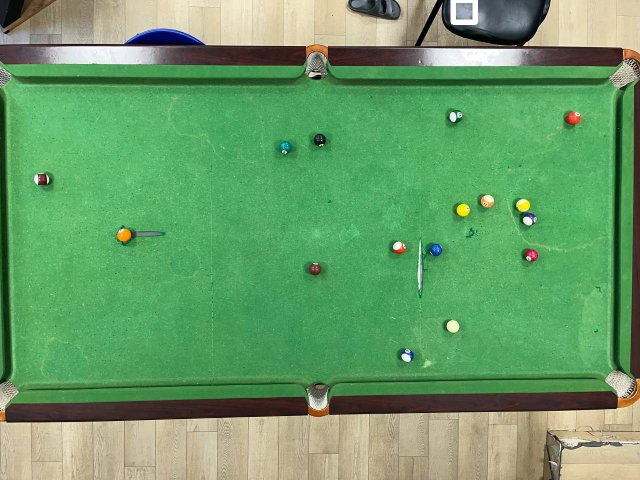
#> input picture pool_magdad/pool.jpg, 1280 x 960 px (shown at 1/2 size)
$ python -i pool_map.py   (imports and definitions only)   (older library calls are emulated)
#> lines starting #> are read from the running program, lines starting #| are printed output that depends on the picture
#> further down, picture is the input picture: shape (960, 1280, 3); mean B, G, R 103.6, 157.1, 104.4
from ultralytics import YOLO
import PIL
from PIL import ImageEnhance
import cv2
import time
import numpy as np
import matplotlib.pyplot as plt


# [11 lines left out: function edge_detection_sobel, not called in this run]

def Canny_detector(img, weak_th=None, strong_th=None):
    img = cv2.cvtColor(img, cv2.COLOR_BGR2GRAY)
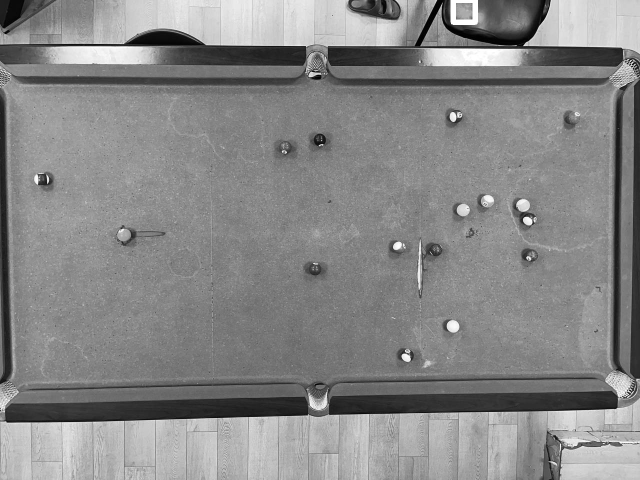
#> img: shape (960, 1280) (shown at 1/2 size); min 0, max 255, mean 135.3

    img = cv2.GaussianBlur(img, (5, 5), 1.4)

    gx = cv2.Sobel(np.float32(img), cv2.CV_64F, 1, 0, 3)
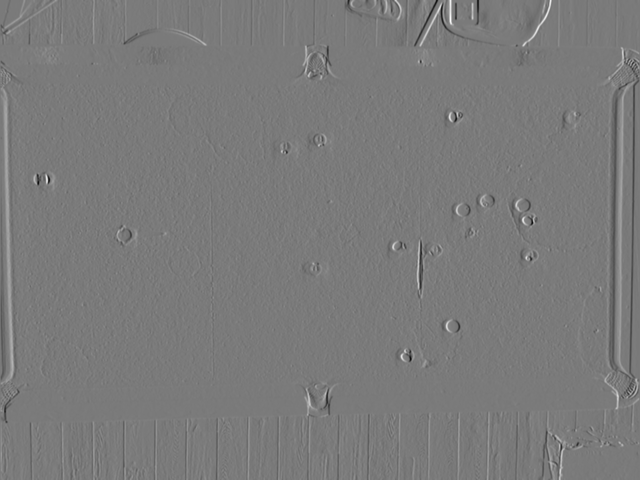
#> gx: shape (960, 1280) float64 (shown at 1/2 size); min -438, max 472, mean 0; drawn with min black and max white
    gy = cv2.Sobel(np.float32(img), cv2.CV_64F, 0, 1, 3)
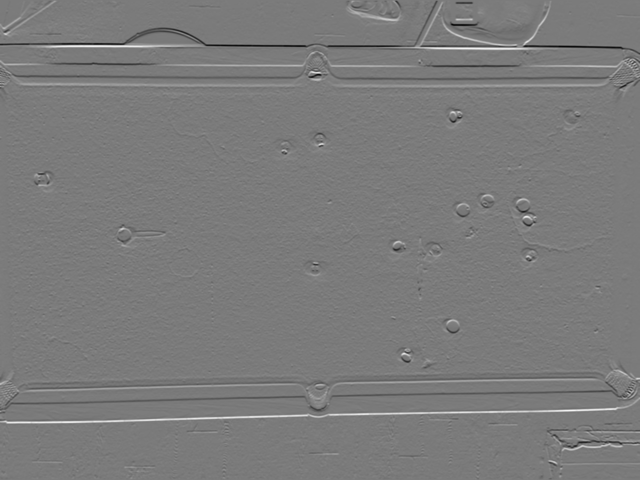
#> gy: shape (960, 1280) float64 (shown at 1/2 size); min -447, max 478, mean 0.1; drawn with min black and max white

    mag, ang = cv2.cartToPolar(gx, gy, angleInDegrees=True)
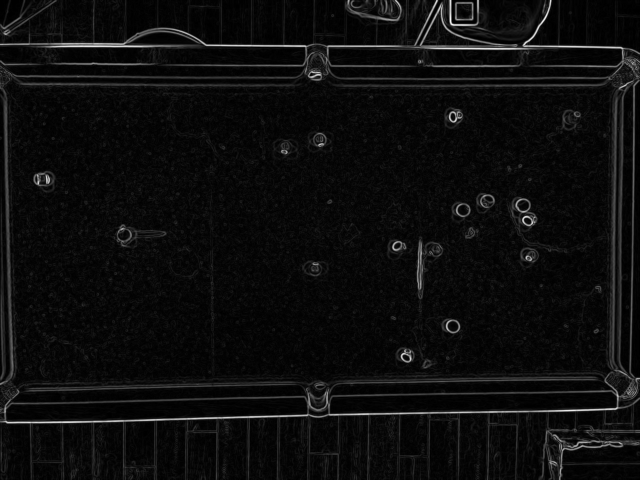
#> mag: shape (960, 1280) float64 (shown at 1/2 size); min 0, max 478, mean 25.3; drawn with min black and max white
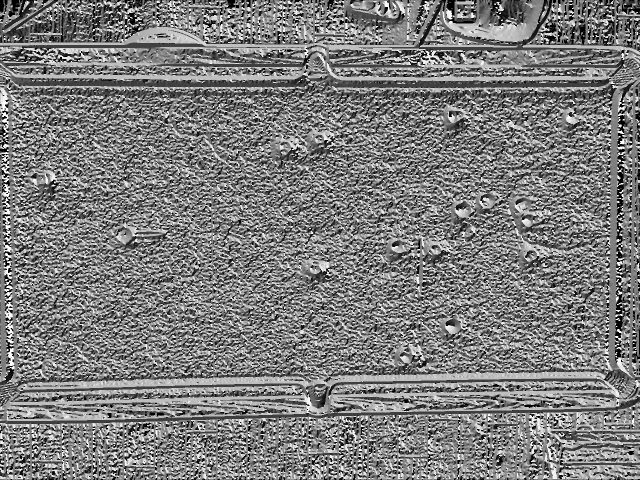
#> ang: shape (960, 1280) float64 (shown at 1/2 size); min 0, max 359.9, mean 176.7; drawn with min black and max white

    height, width = img.shape
#> height = 960; width = 1280

    mag_max = np.max(mag)
#> mag_max = 478
    if weak_th is None:
        weak_th = mag_max * 0.1
#> weak_th = 47.8
    if strong_th is None:
        strong_th = mag_max * 0.5
#> strong_th = 239

    nms = np.zeros_like(mag)

    for i_x in range(1, width - 1):
        for i_y in range(1, height - 1):

            grad_ang = ang[i_y, i_x]
            grad_ang = grad_ang % 180

            if (0 <= grad_ang < 22.5) or (157.5 <= grad_ang <= 180):
                before = mag[i_y, i_x - 1]
                after = mag[i_y, i_x + 1]

            elif (22.5 <= grad_ang < 67.5):
                before = mag[i_y - 1, i_x + 1]
                after = mag[i_y + 1, i_x - 1]

            elif (67.5 <= grad_ang < 112.5):
                before = mag[i_y - 1, i_x]
                after = mag[i_y + 1, i_x]

            else:  # 112.5 - 157.5
                before = mag[i_y - 1, i_x - 1]
                after = mag[i_y + 1, i_x + 1]

            if mag[i_y, i_x] >= before and mag[i_y, i_x] >= after:
                nms[i_y, i_x] = mag[i_y, i_x]
            else:
                nms[i_y, i_x] = 0
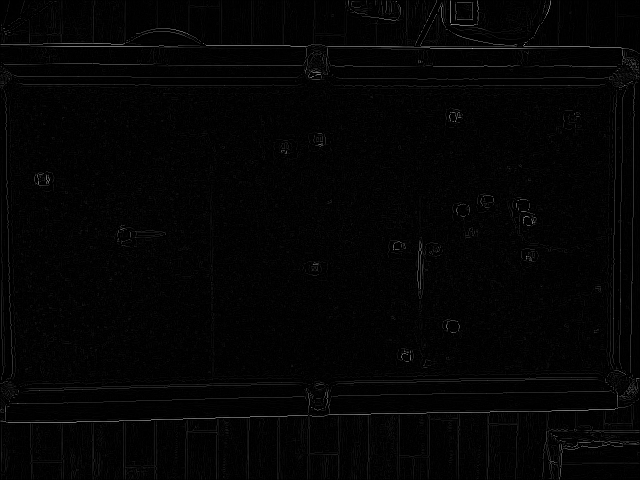
#> nms: shape (960, 1280) float64 (shown at 1/2 size); min 0, max 478, mean 7.4; drawn with min black and max white

    result = np.zeros_like(nms)

    strong = 255
    weak = 75

    for i_x in range(width):
        for i_y in range(height):
            val = nms[i_y, i_x]

            if val >= strong_th:
                result[i_y, i_x] = strong
            elif val >= weak_th:
                result[i_y, i_x] = weak
            else:
                result[i_y, i_x] = 0

    canny_img = Canny_detector(img)
    plt.subplot(1, 2, 1)
    plt.title('Input Image')
    plt.imshow(cv2.cvtColor(img, cv2.COLOR_BGR2RGB))
    plt.axis('off')
    plt.subplot(1, 2, 2)
    plt.title('Canny Edges')
    plt.imshow(canny_img, cmap='gray')
    plt.axis('off')
    plt.show()
    return result

# [115 lines left out: functions find_contours, detect_circles, colors_sum_no_green, yolo_find_balls, separate_balls, convert_to_binary_img and 1 more, not called in this run]


# -------------------------------------------------------------------- #
# [1 line not run here, left out]

# [1 line that did not run here, left out]
# [1 line not run here, left out]


# [1 line that did not run here, left out]
# [1 line that did not run here, left out]
# [1 line not run here, left out]

>>> import cv2
>>> picture = cv2.imread('pool_magdad/pool.jpg')
#> (the run stopped early here; a loop or call above may not have finished)

$ run again, on pool_magdad/dide_view.jpg
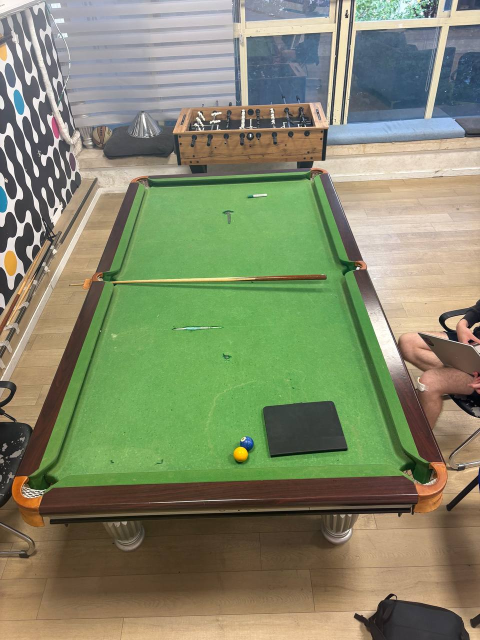
#> input picture pool_magdad/dide_view.jpg, 960 x 1280 px (shown at 1/2 size)
#> picture is the input picture: shape (1280, 960, 3); mean B, G, R 106.5, 136.5, 130.8
#> in Canny_detector, `mag, ang = cv2.cartToPolar(gx, gy, angleInDegrees=True)`:
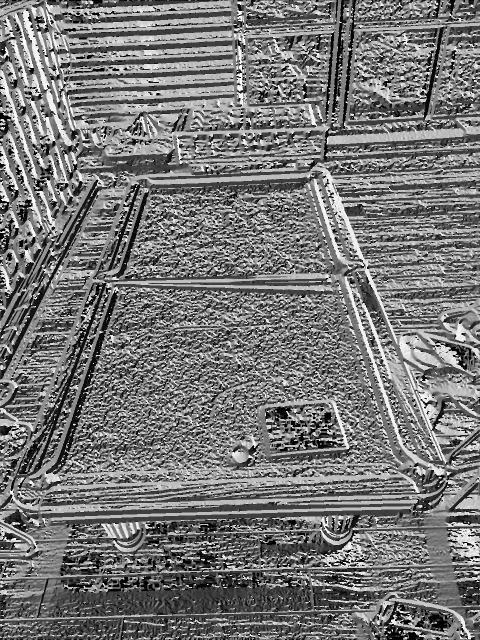
#> ang: shape (1280, 960) float64 (shown at 1/2 size); min 0, max 359.8, mean 168.4; drawn with min black and max white
#> mag_max = 434.2
#> weak_th = 43.42
#> strong_th = 217.1
#> after the loop in Canny_detector, `for i_x in range(1, width - 1):`:
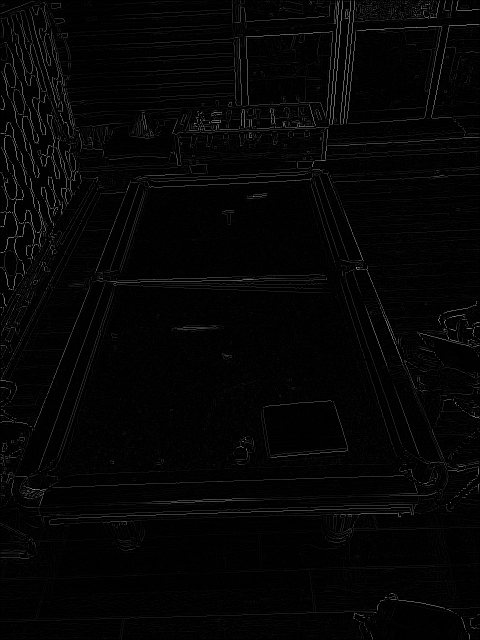
#> nms: shape (1280, 960) float64 (shown at 1/2 size); min 0, max 434.2, mean 8.5; drawn with min black and max white
